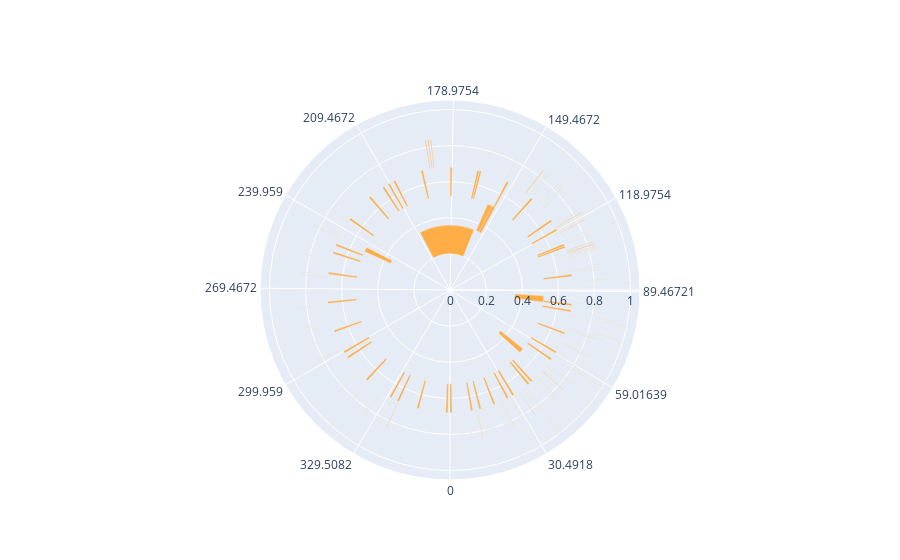

This figure's notebook cell:
### Code cell
year = y24 = CalendarElement(year=2024)

eve = gcal.get_events(y24.start.datetime(), y24.stop.datetime(), single_events=True)
eve = [model.EventWrap(ev) for ev in eve if ev.other["eventType"] != "workingLocation"]
print(len(eve))

t = ccplot.events_to_trace(eve, 360 / 365)
t.marker.color=gcal.get_calendar_list_entry().background_color

rot = -90
fig = go.Figure(data=t)
sector = [ccplot.to_theta(y24[4].start.datetime())+rot,
          ccplot.to_theta(y24[7].stop.datetime())+rot]
fig.update_layout(height=1000)

fig.update_layout(dict(polar=
                       dict(angularaxis=
                            dict(direction="counterclockwise",
                                 
                                 rotation=rot,
                                 #showticklabels=False,
                                 tickmode="array", tickvals=[ccplot.to_theta(m.stop.datetime()) for m in y24],
                                 ),
                            #sector=sector,
                            
                           ),
 
                      ),
                 ),


fig.show()

### Figure 1 — Plotly figure (JSON) as saved in the notebook; plotly's stock layout.template omitted (floating-point values rounded to 4 significant figures; data arrays with more than 128 entries replaced by an {"elided": "..."} marker saying what was removed)
{"data": [{"base": {"elided": "310 float values"}, "marker": {"color": "#ffad46"}, "r": {"elided": "310 float values"}, "text": {"elided": "310 str values"}, "theta": {"elided": "310 float values"}, "type": "barpolar", "width": {"elided": "310 float values"}}], "layout": {"autosize": true, "polar": {"angularaxis": {"direction": "counterclockwise", "rotation": -90, "tickmode": "array", "tickvals": [30.49, 59.02, 89.47, 119.0, 149.5, 179.0, 209.5, 240.0, 269.5, 300.0, 329.5, 0], "type": "linear"}, "radialaxis": {"autorange": true, "range": [0, 1.053], "type": "linear"}}}}
